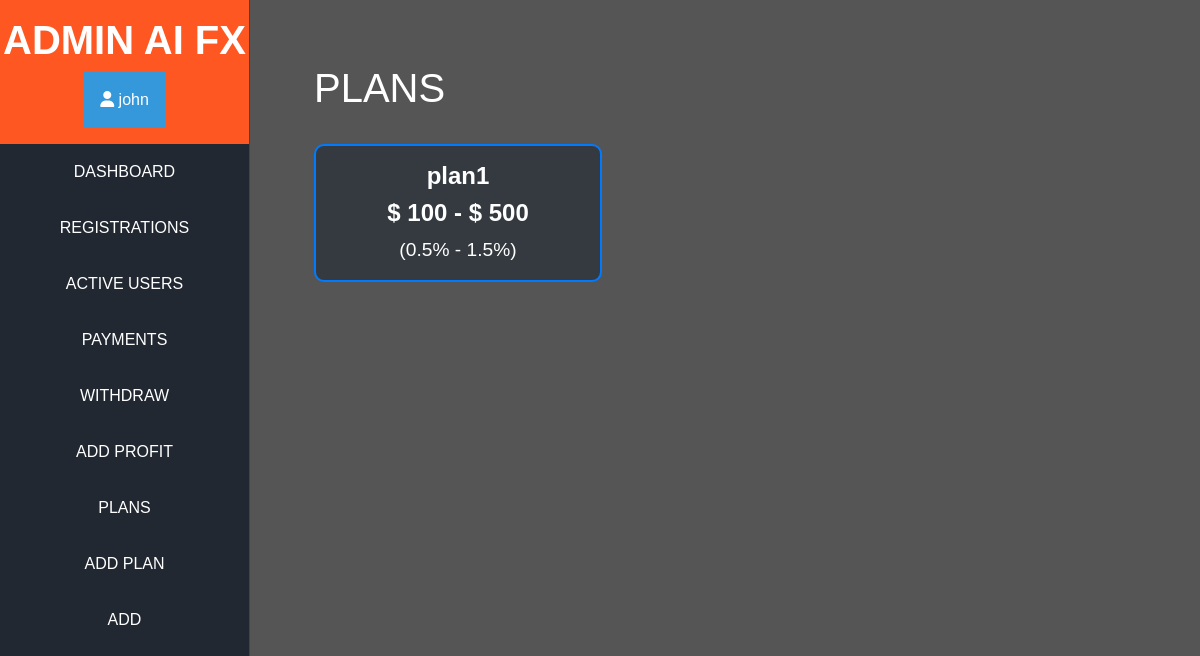
The app's page /moderator/plans/ (signed in), older data.
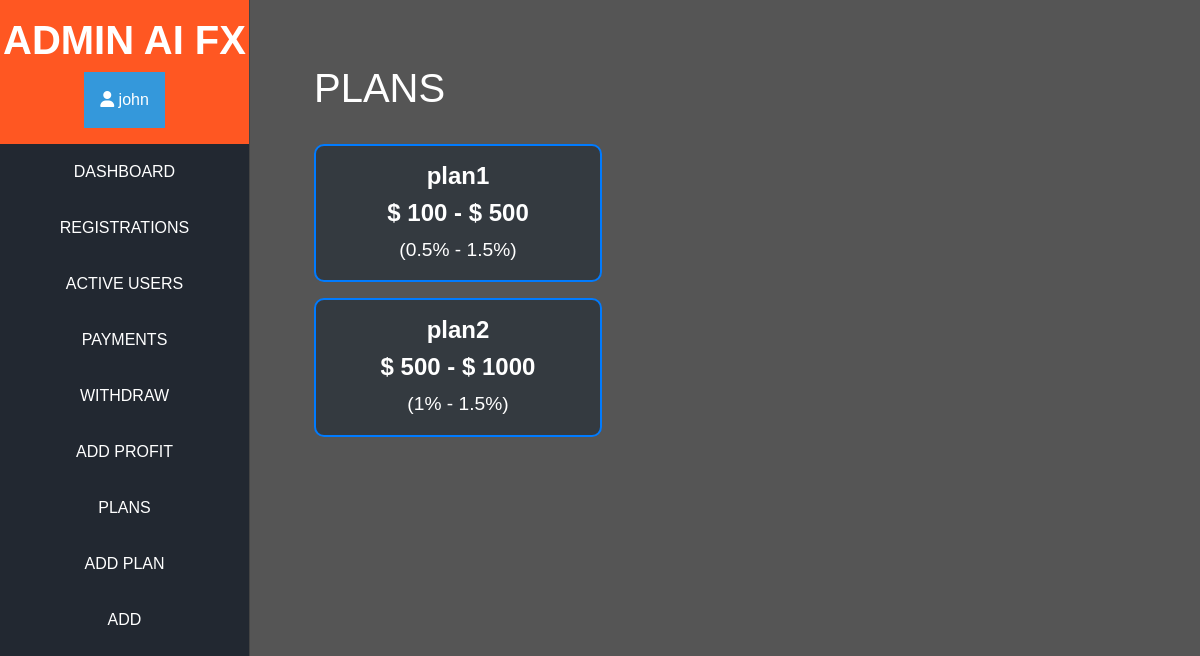
The same page, newer data.
### home/models.py (models this page shows)
class Plans(models.Model):
    plan_name = models.CharField(max_length=100)
    plan_min_price = models.CharField(max_length=100)
    plan_max_price = models.CharField(max_length=100)
    plan_min_percentage = models.CharField(max_length=100)
    plan_max_percentage = models.CharField(max_length=100)

### home/views.py (the view)
# urls.py: path('moderator/plans/', login_required(views.ModPlans_view.as_view()), name='mod_plans'),
class ModPlans_view(View):
    def get(self,request):
        context = {
            "plans": models.Plans.objects.all()
        }
        return render(request, 'mod/plans.html', context=context)

### templates/mod/plans.html (shortened to what this page needs)
{% extends 'mod/admbase.html' %}
{% block content%}
<div class="m-5">
<h1> PLANS</h1>
<br>
    {% for plan in plans %}
    <a href="{% url 'mod_edit_plan' plan_id=plan.id %}" class="card text-white mb-3 custom-link" style="max-width: 18rem; text-decoration: none; border: 2px solid #007BFF; border-radius: 10px; transition: transform 0.2s; background-color: #343a40;">
        <div class="card-body">
            <h4 class="card-title text-center"><strong>{{ plan.plan_name }}</strong></h4>
        <h4 class="card-title text-center"><strong>$ {{ plan.plan_min_price }} - $ {{ plan.plan_max_price }}</strong></h4>
            <p class="card-text text-center" style="font-size: 1.2em;">({{ plan.plan_min_percentage }}% - {{ plan.plan_max_percentage }}%)</p>
        </div>
    </a>
{% endfor %}
{% endblock %}

Row changes from the older to the newer data that the page shows:
added Plans: plan_name "plan2", plan_min_price "500", plan_max_price "1000", plan_min_percentage "1", plan_max_percentage "1.5"
